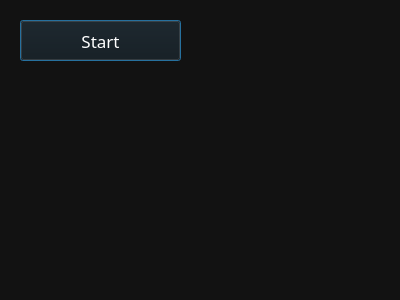
<?xml version="1.0" encoding="UTF-8"?>
<ui version="4.0">
 <class>Dialog</class>
 <widget class="QDialog" name="Dialog">
  <property name="windowModality">
   <enum>Qt::WindowModal</enum>
  </property>
  <property name="geometry">
   <rect>
    <x>0</x>
    <y>0</y>
    <width>400</width>
    <height>300</height>
   </rect>
  </property>
  <property name="sizePolicy">
   <sizepolicy hsizetype="Fixed" vsizetype="Fixed">
    <horstretch>0</horstretch>
    <verstretch>0</verstretch>
   </sizepolicy>
  </property>
  <property name="font">
   <font>
    <family>Segoe Fluent Icons</family>
    <pointsize>13</pointsize>
   </font>
  </property>
  <property name="contextMenuPolicy">
   <enum>Qt::DefaultContextMenu</enum>
  </property>
  <property name="acceptDrops">
   <bool>false</bool>
  </property>
  <property name="windowTitle">
   <string>myapp</string>
  </property>
  <property name="autoFillBackground">
   <bool>true</bool>
  </property>
  <property name="styleSheet">
   <string notr="true">background-color: rgb(18, 18, 18);</string>
  </property>
  <property name="sizeGripEnabled">
   <bool>false</bool>
  </property>
  <property name="modal">
   <bool>false</bool>
  </property>
  <widget class="QPushButton" name="pushButton">
   <property name="geometry">
    <rect>
     <x>20</x>
     <y>20</y>
     <width>161</width>
     <height>41</height>
    </rect>
   </property>
   <property name="contextMenuPolicy">
    <enum>Qt::NoContextMenu</enum>
   </property>
   <property name="styleSheet">
    <string notr="true">background-color:'#1E1E1E';
color: rgb(255, 255, 255);</string>
   </property>
   <property name="text">
    <string>Start</string>
   </property>
  </widget>
  <widget class="QLabel" name="label">
   <property name="geometry">
    <rect>
     <x>20</x>
     <y>70</y>
     <width>271</width>
     <height>41</height>
    </rect>
   </property>
   <property name="styleSheet">
    <string notr="true">color: rgb(255, 255, 255);</string>
   </property>
   <property name="text">
    <string/>
   </property>
   <property name="scaledContents">
    <bool>false</bool>
   </property>
  </widget>
 </widget>
 <resources/>
 <connections/>
</ui>
